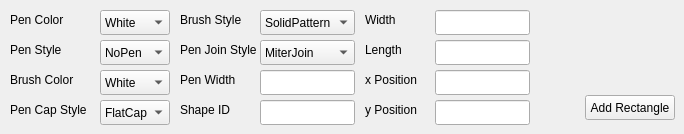
    <widget class="QWidget" name="Rectangle">
     <attribute name="title">
      <string>Rectangle</string>
     </attribute>
     <widget class="QComboBox" name="RPenColors">
      <property name="geometry">
       <rect>
        <x>100</x>
        <y>10</y>
        <width>70</width>
        <height>25</height>
       </rect>
      </property>
      <item>
       <property name="text">
        <string>White</string>
       </property>
      </item>
      <item>
       <property name="text">
        <string>Black</string>
       </property>
      </item>
      <item>
       <property name="text">
        <string>Red</string>
       </property>
      </item>
      <item>
       <property name="text">
        <string>Green</string>
       </property>
      </item>
      <item>
       <property name="text">
        <string>Blue</string>
       </property>
      </item>
      <item>
       <property name="text">
        <string>Cyan</string>
       </property>
      </item>
      <item>
       <property name="text">
        <string>Magenta</string>
       </property>
      </item>
      <item>
       <property name="text">
        <string>Yellow</string>
       </property>
      </item>
      <item>
       <property name="text">
        <string>Gray</string>
       </property>
      </item>
     </widget>
     <widget class="QLabel" name="RPenColorLabel">
      <property name="geometry">
       <rect>
        <x>10</x>
        <y>10</y>
        <width>80</width>
        <height>20</height>
       </rect>
      </property>
      <property name="text">
       <string>Pen Color</string>
      </property>
     </widget>
     <widget class="QLabel" name="RPenWidthLabel">
      <property name="geometry">
       <rect>
        <x>180</x>
        <y>70</y>
        <width>80</width>
        <height>20</height>
       </rect>
      </property>
      <property name="text">
       <string>Pen Width</string>
      </property>
     </widget>
     <widget class="QLineEdit" name="RPenWidth">
      <property name="geometry">
       <rect>
        <x>260</x>
        <y>70</y>
        <width>95</width>
        <height>25</height>
       </rect>
      </property>
     </widget>
     <widget class="QLabel" name="RLengthLabel">
      <property name="geometry">
       <rect>
        <x>365</x>
        <y>40</y>
        <width>55</width>
        <height>20</height>
       </rect>
      </property>
      <property name="text">
       <string>Length </string>
      </property>
     </widget>
     <widget class="QLineEdit" name="RLengthInput">
      <property name="geometry">
       <rect>
        <x>435</x>
        <y>40</y>
        <width>95</width>
        <height>25</height>
       </rect>
      </property>
     </widget>
     <widget class="QLabel" name="RPenStyleLabel">
      <property name="geometry">
       <rect>
        <x>10</x>
        <y>40</y>
        <width>80</width>
        <height>20</height>
       </rect>
      </property>
      <property name="text">
       <string>Pen Style</string>
      </property>
     </widget>
     <widget class="QLabel" name="RBrushColorLabel">
      <property name="geometry">
       <rect>
        <x>10</x>
        <y>70</y>
        <width>80</width>
        <height>20</height>
       </rect>
      </property>
      <property name="text">
       <string>Brush Color</string>
      </property>
     </widget>
     <widget class="QComboBox" name="RPenStyles">
      <property name="geometry">
       <rect>
        <x>100</x>
        <y>40</y>
        <width>70</width>
        <height>25</height>
       </rect>
      </property>
      <item>
       <property name="text">
        <string>NoPen</string>
       </property>
      </item>
      <item>
       <property name="text">
        <string>SolidLine</string>
       </property>
      </item>
      <item>
       <property name="text">
        <string>DashLine</string>
       </property>
      </item>
      <item>
       <property name="text">
        <string>DotLine</string>
       </property>
      </item>
      <item>
       <property name="text">
        <string>DashDotLine</string>
       </property>
      </item>
      <item>
       <property name="text">
        <string>DashDotDotLine</string>
       </property>
      </item>
     </widget>
     <widget class="QComboBox" name="RBrushColors">
      <property name="geometry">
       <rect>
        <x>100</x>
        <y>70</y>
        <width>70</width>
        <height>25</height>
       </rect>
      </property>
      <item>
       <property name="text">
        <string>White</string>
       </property>
      </item>
      <item>
       <property name="text">
        <string>Black</string>
       </property>
      </item>
      <item>
       <property name="text">
        <string>Red</string>
       </property>
      </item>
      <item>
       <property name="text">
        <string>Green</string>
       </property>
      </item>
      <item>
       <property name="text">
        <string>Blue</string>
       </property>
      </item>
      <item>
       <property name="text">
        <string>Cyan</string>
       </property>
      </item>
      <item>
       <property name="text">
        <string>Magenta</string>
       </property>
      </item>
      <item>
       <property name="text">
        <string>Yellow</string>
       </property>
      </item>
      <item>
       <property name="text">
        <string>Gray</string>
       </property>
      </item>
     </widget>
     <widget class="QLabel" name="RxLabel">
      <property name="geometry">
       <rect>
        <x>365</x>
        <y>70</y>
        <width>55</width>
        <height>20</height>
       </rect>
      </property>
      <property name="text">
       <string>x Position</string>
      </property>
     </widget>
     <widget class="QLineEdit" name="RxData">
      <property name="geometry">
       <rect>
        <x>435</x>
        <y>70</y>
        <width>95</width>
        <height>25</height>
       </rect>
      </property>
     </widget>
     <widget class="QLabel" name="RWidthLabel">
      <property name="geometry">
       <rect>
        <x>365</x>
        <y>10</y>
        <width>55</width>
        <height>20</height>
       </rect>
      </property>
      <property name="text">
       <string>Width</string>
      </property>
     </widget>
     <widget class="QLineEdit" name="RWidthInput">
      <property name="geometry">
       <rect>
        <x>435</x>
        <y>10</y>
        <width>95</width>
        <height>25</height>
       </rect>
      </property>
     </widget>
     <widget class="QLabel" name="RyLabel">
      <property name="geometry">
       <rect>
        <x>365</x>
        <y>100</y>
        <width>55</width>
        <height>20</height>
       </rect>
      </property>
      <property name="text">
       <string>y Position</string>
      </property>
     </widget>
     <widget class="QLineEdit" name="RyData">
      <property name="geometry">
       <rect>
        <x>435</x>
        <y>100</y>
        <width>95</width>
        <height>25</height>
       </rect>
      </property>
     </widget>
     <widget class="QLabel" name="RPenCapStyleLabel">
      <property name="geometry">
       <rect>
        <x>10</x>
        <y>100</y>
        <width>80</width>
        <height>20</height>
       </rect>
      </property>
      <property name="text">
       <string>Pen Cap Style</string>
      </property>
     </widget>
     <widget class="QComboBox" name="RPenCapStyles">
      <property name="geometry">
       <rect>
        <x>100</x>
        <y>100</y>
        <width>70</width>
        <height>25</height>
       </rect>
      </property>
      <item>
       <property name="text">
        <string>FlatCap</string>
       </property>
      </item>
      <item>
       <property name="text">
        <string>SquareCap</string>
       </property>
      </item>
      <item>
       <property name="text">
        <string>RoundCap</string>
       </property>
      </item>
     </widget>
     <widget class="QLabel" name="RBrushStyleLabel">
      <property name="geometry">
       <rect>
        <x>180</x>
        <y>10</y>
        <width>80</width>
        <height>20</height>
       </rect>
      </property>
      <property name="text">
       <string>Brush Style</string>
      </property>
     </widget>
     <widget class="QComboBox" name="RBrushStyles">
      <property name="geometry">
       <rect>
        <x>260</x>
        <y>10</y>
        <width>95</width>
        <height>25</height>
       </rect>
      </property>
      <item>
       <property name="text">
        <string>SolidPattern</string>
       </property>
      </item>
      <item>
       <property name="text">
        <string>HorPattern</string>
       </property>
      </item>
      <item>
       <property name="text">
        <string>VerPattern</string>
       </property>
      </item>
      <item>
       <property name="text">
        <string>NoBrush</string>
       </property>
      </item>
     </widget>
     <widget class="QLabel" name="RPenJoinStyleLabel">
      <property name="geometry">
       <rect>
        <x>180</x>
        <y>40</y>
        <width>80</width>
        <height>20</height>
       </rect>
      </property>
      <property name="text">
       <string>Pen Join Style</string>
      </property>
     </widget>
     <widget class="QComboBox" name="RPenJoinStyles">
      <property name="geometry">
       <rect>
        <x>260</x>
        <y>40</y>
        <width>95</width>
        <height>25</height>
       </rect>
      </property>
      <item>
       <property name="text">
        <string>MiterJoin</string>
       </property>
      </item>
      <item>
       <property name="text">
        <string>BevelJoin</string>
       </property>
      </item>
      <item>
       <property name="text">
        <string>RoundJoin</string>
       </property>
      </item>
     </widget>
     <widget class="QLabel" name="RShapeLabel">
      <property name="geometry">
       <rect>
        <x>180</x>
        <y>100</y>
        <width>80</width>
        <height>20</height>
       </rect>
      </property>
      <property name="text">
       <string>Shape ID</string>
      </property>
     </widget>
     <widget class="QLineEdit" name="RShapeID">
      <property name="geometry">
       <rect>
        <x>260</x>
        <y>100</y>
        <width>95</width>
        <height>25</height>
       </rect>
      </property>
     </widget>
     <widget class="QPushButton" name="RAddRectangle">
      <property name="geometry">
       <rect>
        <x>585</x>
        <y>95</y>
        <width>90</width>
        <height>25</height>
       </rect>
      </property>
      <property name="text">
       <string>Add Rectangle</string>
      </property>
     </widget>
    </widget>
